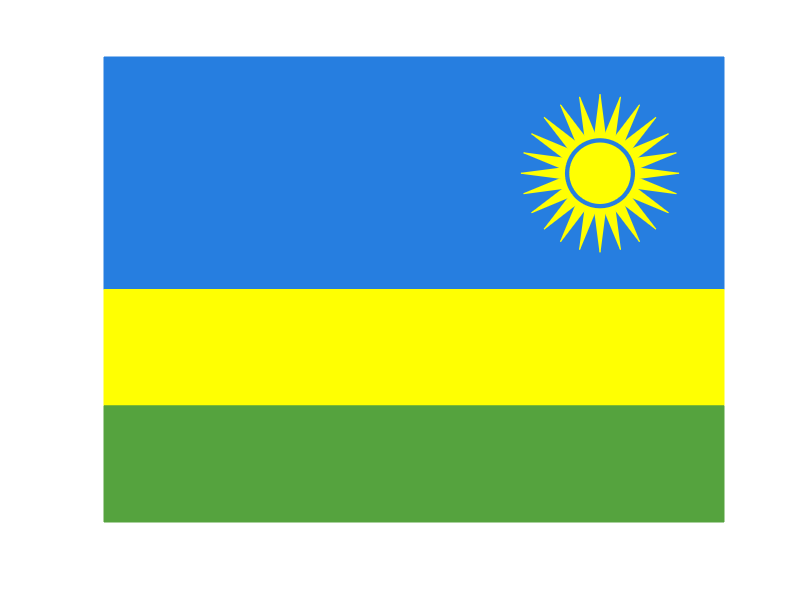

Write MATLAB code to recreate this figure.
% Rwandan flag
% Author: Rutaris
% Date: April 6th, 2014

clc; clf;clear all;

fxmin = 0;
fxmax = 20;
fymin = 0;
fymax = 15;

x = fxmax*4/5;
y = fymax*3/4;

rwblue = [38, 126, 224]/255;
rwyellow = [255, 255, 2]/255;
rwgreen = [85, 163, 62]/255;

bluebox = [fxmin, fymax; fxmin, fymax/2; fxmax, fymax/2; fxmax, fymax];
blueb = fill(bluebox(:,1), bluebox(:, 2), rwblue);
set(blueb,'edgecolor',rwblue);
hold on
yellowbox = [fxmin, fymax/2; fxmin, fymax/4; fxmax, fymax/4; fxmax, fymax/2];
yellowb = fill(yellowbox(:,1), yellowbox(:,2), rwyellow);
set(yellowb, 'edgecolor', rwyellow);

greenbox = [fxmin, fymax/4; fxmin, fymin; fxmax, fymin; fxmax, fymax/4];
greenb  = fill(greenbox(:,1), greenbox(:,2), rwgreen);
set(greenb, 'edgecolor', rwgreen);

r = (fymax*2/4)*0.34;
tang = 0:pi/24:2*pi;
tang(end) = [];
n = length(tang);
ht = 1/2;
vsx= zeros(n,1);
vsy= zeros(n,1);

for i = 1:n
    if mod(i, 2) ~= 0
        vsx(i) = r*cos(tang(i)) + x;
        vsy(i) = r*sin(tang(i)) + y;
    else
        vsx(i) = r*ht*cos(tang(i)) + x;
        vsy(i) = r*ht*sin(tang(i)) + y;
    end    
end

t = fill(vsx, vsy, rwyellow);
set(t,'edgecolor',rwyellow);

rc1 = (1-ht)*r*7/8;
xc1 = rc1*cos(tang) + x;
yc1 = rc1*sin(tang) + y;
c1 = fill(xc1, yc1, rwblue);
set(c1,'edgecolor',rwblue);

rc2 = rc1*7/8;
xc2 = rc2*cos(tang) + x;
yc2 = rc2*sin(tang) + y;
c2 = fill(xc2, yc2, rwyellow);
set(c2,'edgecolor', rwyellow);

axis([fxmin fxmax fymin fymax])
daspect([1,1,1])
axis off



 